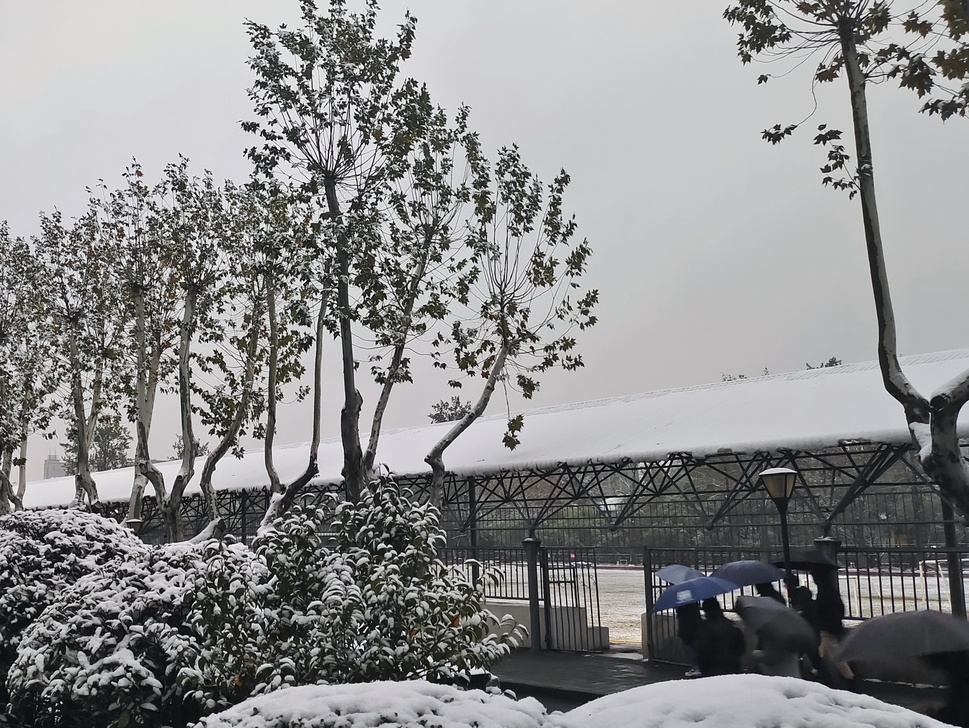
#> input picture Experiments/ComputerVision/Exp01Simp/MyHW1/HW2/imgs/001/SnowStreet1.jpg, 969 x 728 px, shrunk from 2840 x 2132 before the run, found by its file name
$ python siftG.py
#> lines starting #> are read from the running program, lines starting #| are printed output that depends on the picture
"""
in_project:     MyHW1
file_name:      siftG.py
create_by:      mrrai
create_time:    2022/12/4 18:41
description:
"""
import cv2
import numpy as np

def sift_alg(img_path):
#> called with img_path = '../imgs/SnowStreet1.JPG'
    img = cv2.imread(img_path)
#> img is the input picture: shape (728, 969, 3); mean B, G, R 140, 139.3, 139.3
    sift = cv2.SIFT_create()
    kp = sift.detect(img, None)  # sift.detect()作用：在图像中找到关键点
#> kp = 7439 keypoints; strongest (x, y, size): (116, 511, 1.9), (439, 677, 2.1), (159, 249, 2), (855, 29, 2)
    # 现在已经找到关键点，就可以使用sift.compute()根据关键点计算描述符。
    kp, des = sift.compute(img, kp)
    # 最终得到的kp是一个关键点元组，des是一个形状（关键点数量）×128的numpy数组
    img = cv2.drawKeypoints(img, kp, None)
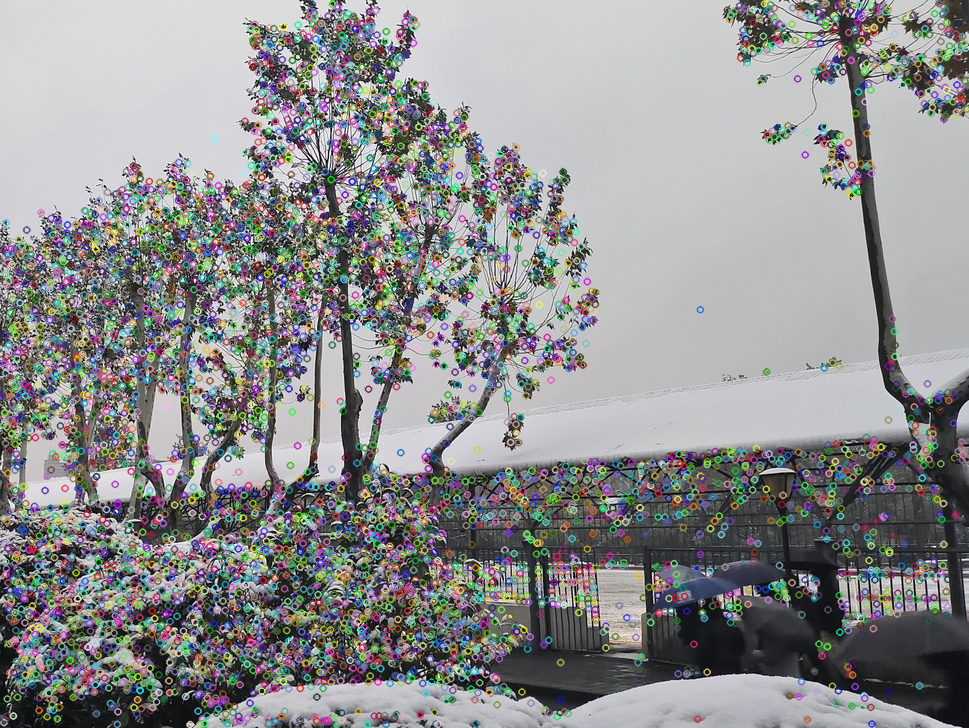
#> img: shape (728, 969, 3); mean B, G, R 142.9, 142.3, 141.9
    cv2.imshow("img", img)
    cv2.waitKey(0)
    cv2.destroyAllWindows()


if __name__ == '__main__':
    sift_alg("../imgs/SnowStreet1.JPG")

$ run again, with Experiments/ComputerVision/Exp01Simp/MyHW1/HW2/imgs/001/SnowStreet2.jpg copied over Experiments/ComputerVision/Exp01Simp/MyHW1/HW2/imgs/001/SnowStreet1.jpg
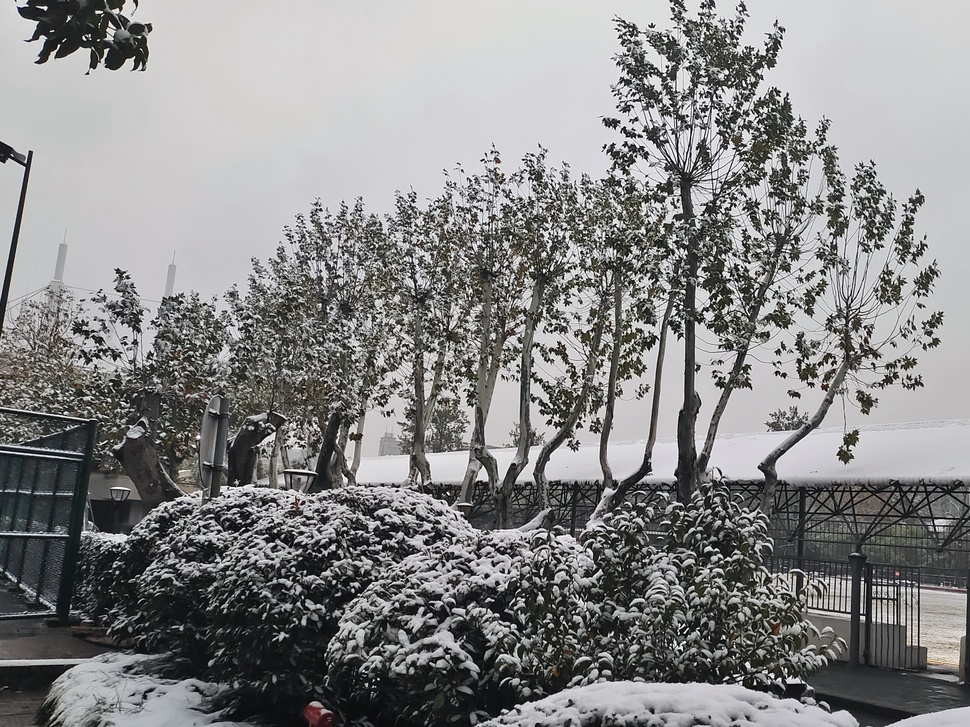
#> input picture Experiments/ComputerVision/Exp01Simp/MyHW1/HW2/imgs/001/SnowStreet2.jpg, 970 x 727 px, shrunk from 2856 x 2140 before the run, found by its file name
#> in sift_alg, img is the input picture: shape (727, 970, 3); mean B, G, R 134.6, 134.2, 134.4
#> kp = 8672 keypoints; strongest (x, y, size): (448, 493, 1.9), (45, 8, 2.9), (724, 637, 2.4), (511, 237, 1.9)
#> in sift_alg, `img = cv2.drawKeypoints(img, kp, None)`:
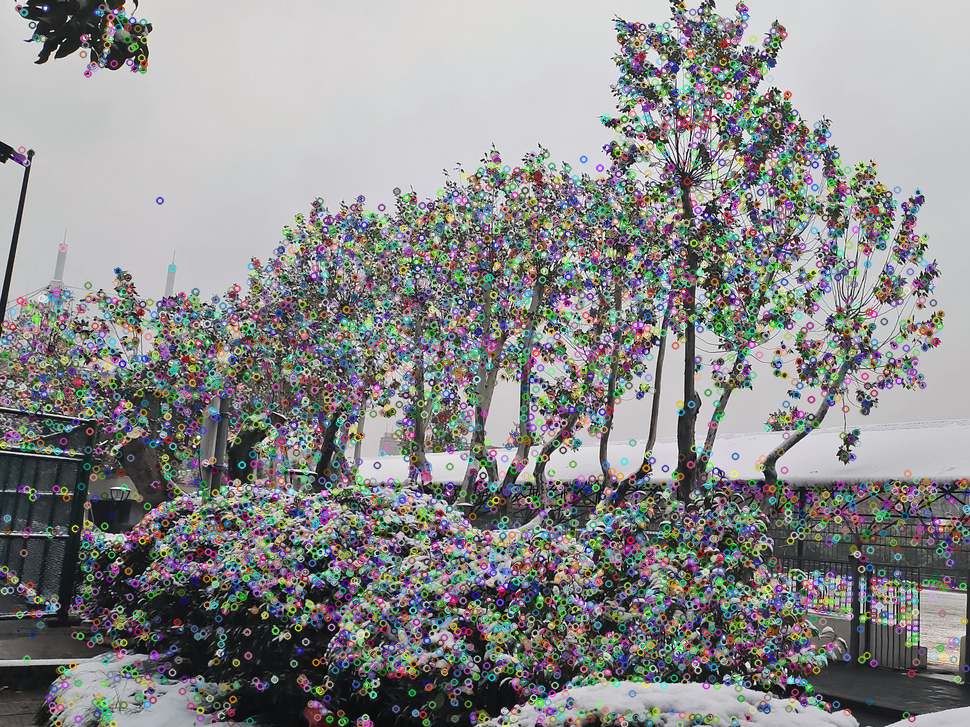
#> img: shape (727, 970, 3); mean B, G, R 138, 138, 137.8
